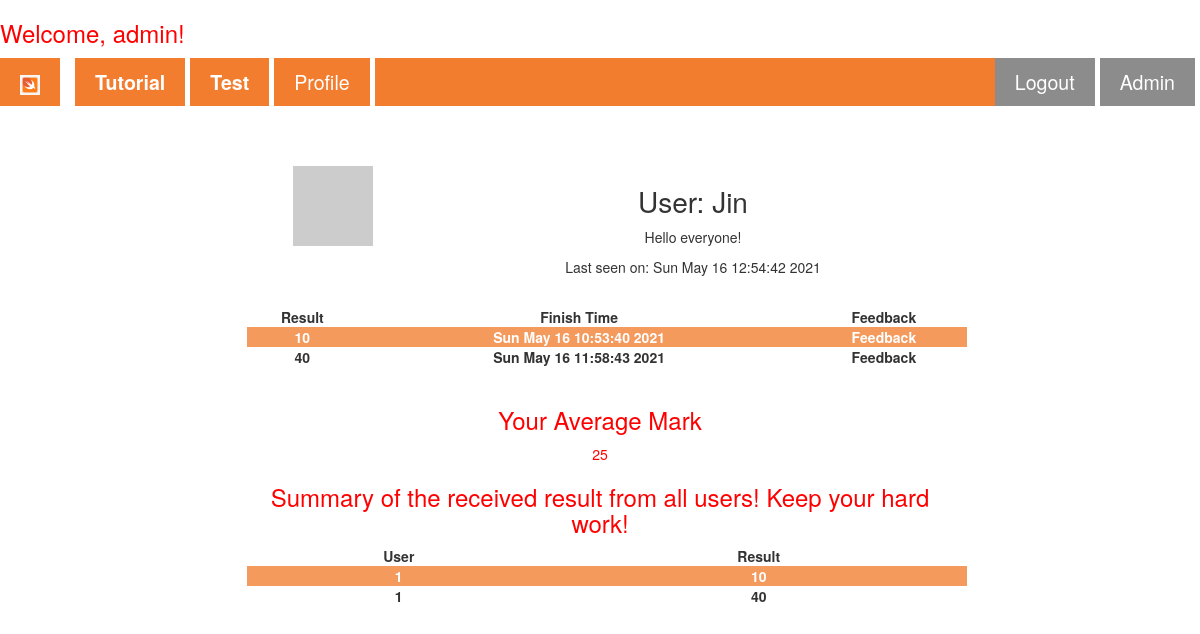
Page /user/Jin (signed in) on the committed database.
### app/models.py (models this page shows, shortened)
class User(UserMixin, db.Model):
    id = db.Column(db.Integer, primary_key=True)
    username = db.Column(db.String(64), index=True, unique=True)
    email = db.Column(db.String(120), index=True, unique=True)
    password_hash = db.Column(db.String(128))
    about_me = db.Column(db.String(140))
    last_seen = db.Column(db.String(140))
    posts = db.relationship('Post', backref='author', lazy='dynamic')
    def avatar(self, size): # Add avatar to one user #
        digest = md5(self.email.lower().encode('utf-8')).hexdigest()
        return 'https://www.gravatar.com/avatar/{}?d=identicon&s={}'.format(
            digest, size)

class Post(UserMixin,db.Model):
    id = db.Column(db.Integer, primary_key=True)
    Mark = db.Column(db.Integer)
    Finish_Time = db.Column(db.String(140), index=True)
    Feedback = db.Column(db.String(1000))
    user_id = db.Column(db.Integer, db.ForeignKey('user.id'))

### app/routes.py (the view)
@app.route('/user/<username>')
@login_required
def user(username):
    list=[]
    average = 0
    user = User.query.filter_by(username=username).first_or_404()
    try:
        mark=Post.query.filter_by(user_id=user.id)[-1]
        allmark=Post.query.filter_by(user_id=user.id).all()
        all=Post.query.all()
        for i in allmark:
            list.append(i.Mark)
        for i in list:
            average+=int(i)
        average=average/len(list)
        average=int(average)
        return render_template('user.html', user=user, mark=mark, all=all,average=average, allmark=allmark)
    except IndexError as e:
        flash("No profile shown, please do the test firstly!")
        return render_template("home.html")

### app/models.py (called while the page is built)
@login.user_loader
def load_user(id):
    return User.query.get(int(id))

### app/routes.py (called while the page is built)
@app.before_request
def before_request():
    if current_user.is_authenticated:
        today = datetime.now()
        timed=today.strftime("%c")
        current_user.last_seen = timed
        db.session.commit()

### app/templates/user.html (shortened to what this page needs)
{% extends "base.html" %}
{% block articles %}
<div class="formcontainer" style="border: none; margin-top: 5%;">
  <table>
    <tr valign="top">
        <td><img src="{{ user.avatar(128) }}"></td>
        <td>
            <h1>User: {{ user.username }}</h1>
            {% if user.about_me %}<p>{{ user.about_me }}</p>{% endif %}
            {% if user.last_seen %}<p>Last seen on: {{ user.last_seen }}</p>{% endif %}
        </td>
    </tr>
  </table>
  <br>
  <table>
    <tr valign="top">
      <td><b>Result</b></td>
      <td><b>Finish Time</b></td>
      <td><b>Feedback</b></td>
    </tr>
    {% for j in allmark%}
    <tr>
      <td><b>{{j.Mark}}</b></td>
      <td><b>{{j.Finish_Time}}</b></td>
      <td>
        <details>
          <summary><b>Feedback</b></summary>
        </details>
      </td>
    </tr>
    {% endfor %}
  </table><br>
  <h3 class="redp">Your Average Mark</h3>
  <p class="redp">{{average}}</p>
  <h3 class="redp">Summary of the received result from all users! Keep your hard work!</h3>
  <table>
    <tr valign="top">
      <td><b>User</b></td>
      <td><b>Result</b></td>
    </tr>
    {% for i in all %}
    <tr>
      <td><b>{{i.user_id}}</b></td>
      <td><b>{{i.Mark}}</b></td>
    </tr>
    {% endfor %}
  </table>
</div>
{% endblock %}

### app/templates/base.html (shortened to what this page needs)
<!DOCTYPE html>
<html lang="en">
<head>
    <link rel="stylesheet" href="https://maxcdn.bootstrapcdn.com/bootstrap/3.4.0/css/bootstrap.min.css"/>
    <link rel="stylesheet" href="{{ url_for('static', filename='nav_css.css')}}">
</head>
<body>
  {% if current_user.is_authenticated %}
  <h3 class="redp">Welcome, {{ current_user.username }}!</h3>
  {% endif %}
    <nav class="sticky">
        <ul class="ul_mainstyle">
            <li><a href="/"><img src="{{ url_for('static', filename='/Image/swift_icon.png')}}" alt="home icon"></a>
            </li>
            <li><a href="/Setup"><b>Tutorial</b></a></li>
            <li><a href="/Test"><b>Test</b></a></li>
            {% if not current_user.is_anonymous %}
            <li>
              <a href="{{ url_for('user', username=current_user.username) }}">Profile</a>
            </li>
            {% endif %}
            <li class="loginbutton">
              <a href="{{ url_for('adminpage') }}">Admin</a>
            </li>
            {% if current_user.is_anonymous %}
            <li class="loginbutton">
              <a href="{{ url_for('login') }}"><b>Login</b></a>
            </li>
            {% else %}
            <li class="loginbutton">
              <a href="{{ url_for('logout') }}">Logout</a>
            </li>
            {% endif %}
        </ul>
      </nav>
      {% block articles %}{% endblock %}
</body>
</html>

### app/static/nav_css.css (style rules this page uses)
html { font-family: Arial, Helvetica, sans-serif; line-height: 2; }
a { text-decoration: none; }
body { counter-reset: section; }
.formcontainer { text-align: center; }
.loginbutton { background-color: grey; color: white; float: right; }
nav ul.ul_mainstyle { margin: 1% 0 0 0; padding: 0; overflow: hidden; background-color: rgb(241, 112, 25); list-style-type: none; }
nav ul li { float: left; border-right: solid 5px white; }
li:first-of-type { border-right: solid 15px white; }
nav ul li a { display: block; color: white; text-align: center; text-decoration: none; padding: 10px 20px 10px; font-size: 140%; }
nav ul li img { height: 20px; width: auto; }
.sticky { position: sticky; top: 0; width: 100%; z-index: 10; opacity: 0.9; }
.redp { color: red; }
tr:nth-child(even) { background-color: rgb(241, 112, 25); color: white; opacity: 0.7; }
h1 { font-size: 200%; }
table { border-collapse: collapse; width: 100%; margin-left: 1%; }
.formcontainer { margin: auto; margin-top: 1%; width: 60%; border: 1px solid grey; padding: 70 50 50 50; text-align: center; border-radius: 10px; }

### rows in the picture
User: username "admin"
User: username "Jin", about_me "Hello everyone!", last_seen "Sun May 16 12:54:42 2021"
Post: Mark "10", Finish_Time "Sun May 16 10:53:40 2021", user_id "1"
Post: Mark "40", Finish_Time "Sun May 16 11:58:43 2021", user_id "1"

### other values in the picture
{{ average }} "25"
